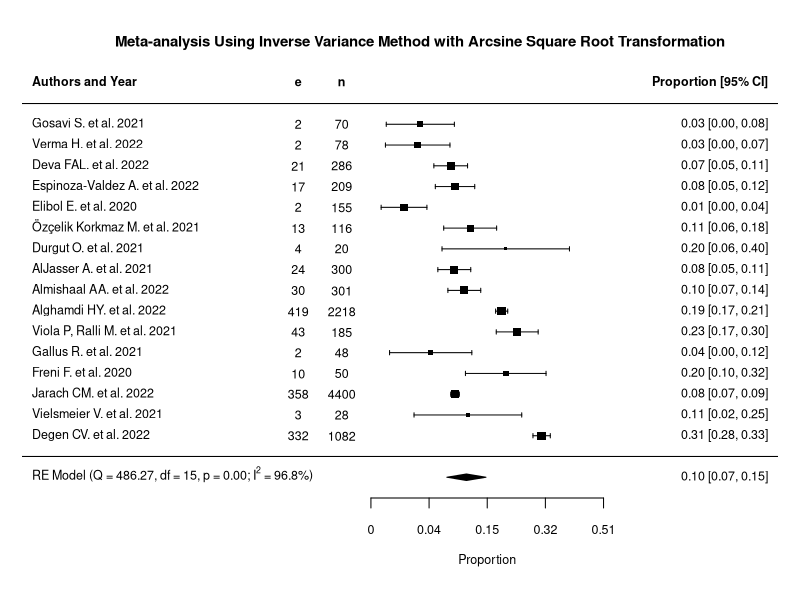
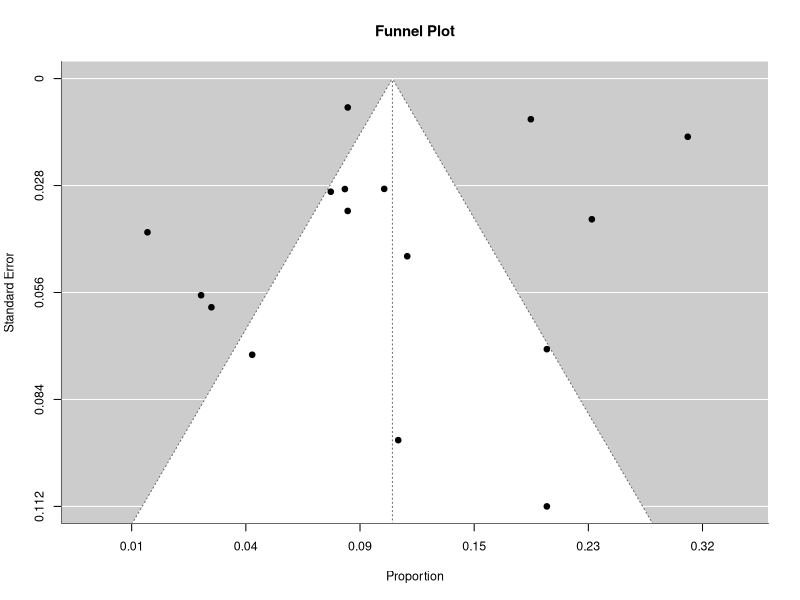
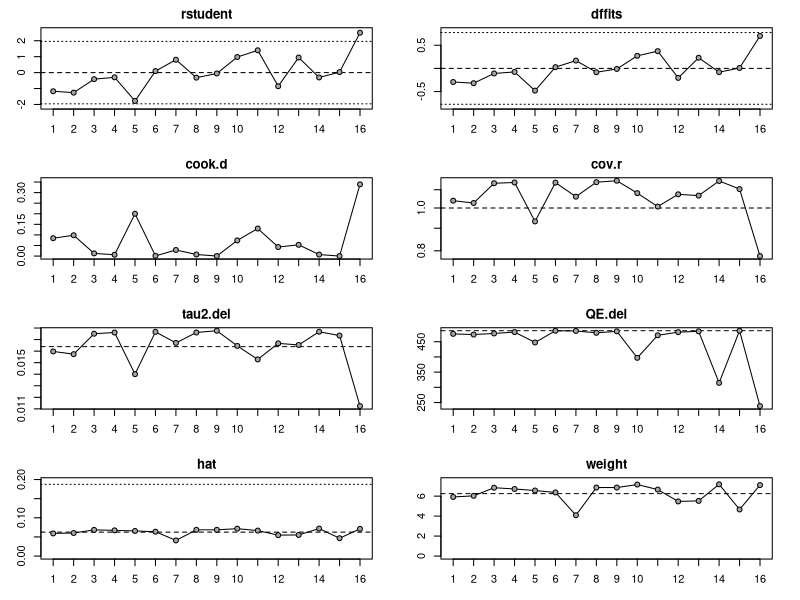
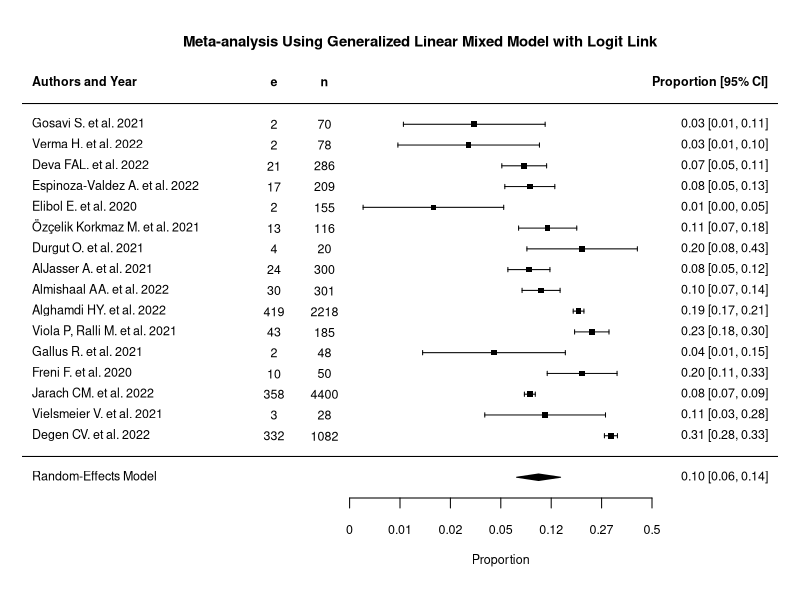
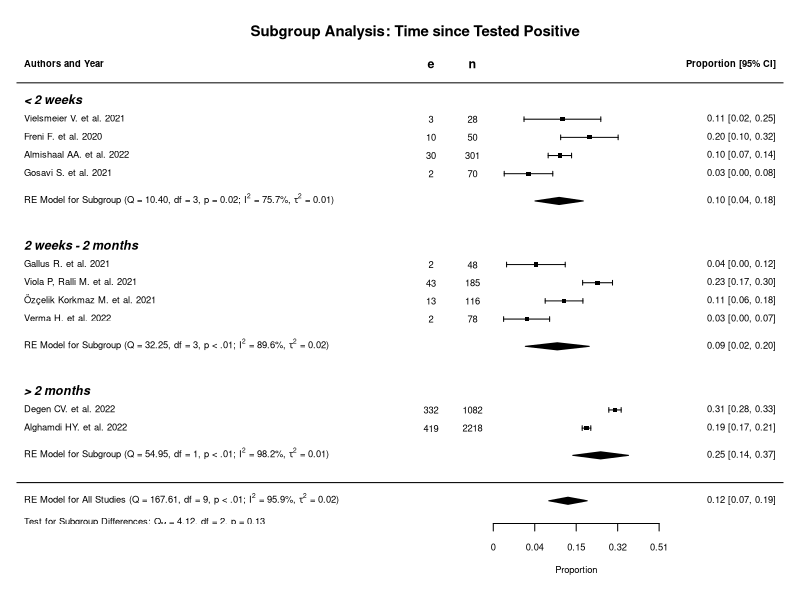
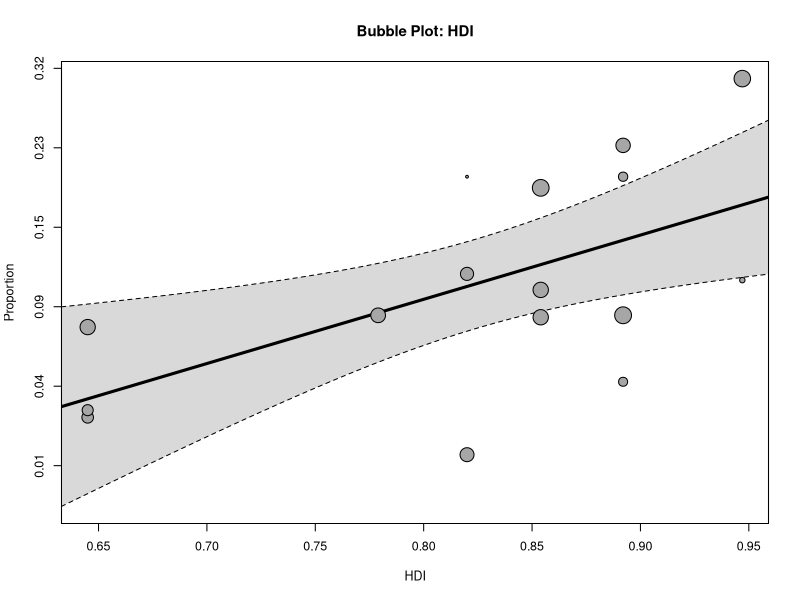

Here is the R script that generated these plots, in order:
library(metafor)
library(tidyverse)
dat <- read_csv("data.csv")

## IV Method (Arcsine Square Root Transformation)
ma <- rma(xi = xi, ni = ni, measure = "PAS", method = "REML", data = dat)
summary(ma)
forest(ma, slab = paste(dat$author, dat$year), 
       atransf = transf.iarcsin, refline = NA,
       ilab = cbind(xi, ni), ilab.xpos = c(-0.25, -0.1),
       xlim = c(-1.2, 1.4), cex = 0.75, mlab = "",
       xlab = "Proportion",
       header = "Authors and Year")
op <- par(cex = 0.75, font = 2)
text(c(-0.25, -0.1), 18, c("e", "n"))
text(-1.2, -1, pos = 4, cex = 1, bquote(paste("RE Model (Q = ",
                                              .(formatC(ma$QE, digits = 2, format = "f")), ", df = ", .(ma$k - ma$p),
                                              ", p = ", .(formatC(ma$QEp, digits = 2, format = "f")), "; ", I^2, " = ",
                                              .(formatC(ma$I2, digits = 1, format = "f")), "%)")))
title("Meta-analysis Using Inverse Variance Method with Arcsine Square Root Transformation")
funnel(ma, atransf = transf.iarcsin, xlab = "Proportion")
title("Funnel Plot")

## Diagnostics and Sensitivity Analysis
plot(influence(ma))
sensdat <- dat[-16, ]
ma.sens <- rma(xi = xi, ni = ni, measure = "PAS", method = "REML", data = sensdat)
summary(ma.sens)

## GLMM with Logit Link
ma.glmm <- rma.glmm(xi = xi, ni = ni, measure = "PLO", data = dat)
summary(ma.glmm)
forest(ma.glmm, slab = paste(dat$author, dat$year), 
       atransf = transf.ilogit, refline = NA,
       ilab = cbind(xi, ni), ilab.xpos = c(-7.5, -6.5),
       xlim = c(-12.5, 2.5), cex = 0.75,
       xlab = "Proportion",
       header = "Authors and Year")
op <- par(cex = 0.75, font = 2)
text(c(-7.5, -6.5), 18, c("e", "n"))
title("Meta-analysis Using Generalized Linear Mixed Model with Logit Link")

## Subgroup Analysis: Time since Tested Positive
newdat <- na.omit(dat)
mlabfun <- function(text, res) {
  list(bquote(paste(.(text),
                    " (Q = ", .(formatC(res$QE, digits = 2, format = "f")),
                    ", df = ", .(res$k - res$p),
                    ", p ", .(metafor:::.pval(res$QEp, digits = 2, showeq = TRUE, sep = " ")), "; ",
                    I^2, " = ", .(formatC(res$I2, digits = 1, format = "f")), "%, ",
                    tau^2, " = ", .(formatC(res$tau2, digits = 2, format = "f")), ")")))}
ma.total <- rma(xi = xi, ni = ni, measure = "PAS", method = "REML", data = newdat)
forest(ma.total, slab = paste(newdat$author, newdat$year), 
       atransf = transf.iarcsin, refline = NA,
       ilab = cbind(xi, ni), ilab.xpos = c(-0.3, -0.1),
       ylim = c(-2.25, 24),
       xlim = c(-2.3, 1.4), cex = 0.75, 
       mlab = mlabfun("RE Model for All Studies", ma.total),
       order = time,
       rows = c(17:20, 3:4, 9:12),
       psize = 1,
       xlab = "Proportion",
       header = "Authors and Year")
op <- par(cex = 0.75, font = 2)
text(c(-0.3, -0.1), 23, c("e", "n"))
par(font = 4)
text(-2.3, c(21, 13, 5), pos = 4, c("< 2 weeks", "2 weeks - 2 months", "> 2 months"))
ma.sub1 <- rma(xi = xi, ni = ni, measure = "PAS", method = "REML", subset = (time == "< 2 weeks"), data = newdat)
ma.sub2 <- rma(xi = xi, ni = ni, measure = "PAS", method = "REML", subset = (time == "2 weeks - 2 months"), data = newdat)
ma.sub3 <- rma(xi = xi, ni = ni, measure = "PAS", method = "REML", subset = (time == "> 2 months"), data = newdat)
par(op)
addpoly(ma.sub1, row = 15.5, mlab = mlabfun("RE Model for Subgroup", ma.sub1))
addpoly(ma.sub2, row = 7.5, mlab = mlabfun("RE Model for Subgroup", ma.sub2))
addpoly(ma.sub3, row = 1.5, mlab = mlabfun("RE Model for Subgroup", ma.sub3))
ma.sub <- rma(xi = xi, ni = ni, mods = ~ time, measure = "PAS", method = "REML", data=newdat)
summary(ma.sub)
text(-2.3, -2.25, pos = 4, cex = 0.75, bquote(paste("Test for Subgroup Differences: ",
                                                    Q[M], " = ", .(formatC(ma.sub$QM, digits = 2, format = "f")), ", df = ",
                                                    .(ma.sub$p - 1),", p = ", .(formatC(ma.sub$QMp, digits = 2, format = "f")))))
title("Subgroup Analysis: Time since Tested Positive")

## Meta-regression: HDI
mr <- rma(xi = xi, ni = ni, mods = ~ hdi, measure = "PAS", method = "REML", data = dat)
summary(mr)
regplot(mr, atransf = transf.iarcsin, xlab = "HDI", ylab = "Proportion")
title("Bubble Plot: HDI")
